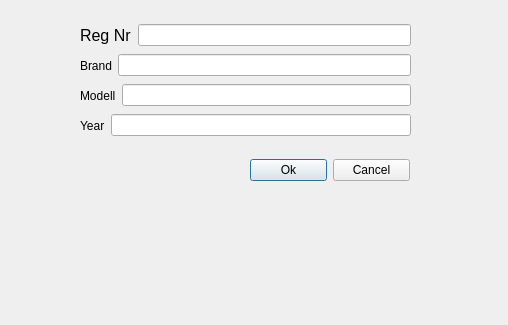
<?xml version="1.0" encoding="UTF-8"?>
<ui version="4.0">
 <class>addCar</class>
 <widget class="QDialog" name="addCar">
  <property name="geometry">
   <rect>
    <x>0</x>
    <y>0</y>
    <width>508</width>
    <height>325</height>
   </rect>
  </property>
  <property name="windowTitle">
   <string>Dialog</string>
  </property>
  <widget class="QWidget" name="horizontalLayoutWidget">
   <property name="geometry">
    <rect>
     <x>80</x>
     <y>20</y>
     <width>331</width>
     <height>31</height>
    </rect>
   </property>
   <layout class="QHBoxLayout" name="horizontalLayout">
    <item>
     <widget class="QLabel" name="label">
      <property name="font">
       <font>
        <family>Segoe UI</family>
        <pointsize>12</pointsize>
        <italic>false</italic>
        <bold>false</bold>
       </font>
      </property>
      <property name="styleSheet">
       <string notr="true">font: 12pt &quot;Segoe UI&quot;;</string>
      </property>
      <property name="text">
       <string>Reg Nr</string>
      </property>
     </widget>
    </item>
    <item>
     <widget class="QLineEdit" name="lineEdit_regNr">
      <property name="clearButtonEnabled">
       <bool>true</bool>
      </property>
     </widget>
    </item>
   </layout>
  </widget>
  <widget class="QWidget" name="horizontalLayoutWidget_2">
   <property name="geometry">
    <rect>
     <x>80</x>
     <y>80</y>
     <width>331</width>
     <height>31</height>
    </rect>
   </property>
   <layout class="QHBoxLayout" name="horizontalLayout_2">
    <item>
     <widget class="QLabel" name="label_2">
      <property name="styleSheet">
       <string notr="true">font: 12pt &quot;Segoe UI&quot;;</string>
      </property>
      <property name="text">
       <string>Modell</string>
      </property>
     </widget>
    </item>
    <item>
     <widget class="QLineEdit" name="lineEdit_model">
      <property name="font">
       <font>
        <family>.AppleSystemUIFont</family>
       </font>
      </property>
      <property name="clearButtonEnabled">
       <bool>true</bool>
      </property>
     </widget>
    </item>
   </layout>
  </widget>
  <widget class="QWidget" name="horizontalLayoutWidget_3">
   <property name="geometry">
    <rect>
     <x>80</x>
     <y>110</y>
     <width>331</width>
     <height>31</height>
    </rect>
   </property>
   <layout class="QHBoxLayout" name="horizontalLayout_3">
    <item>
     <widget class="QLabel" name="label_3">
      <property name="styleSheet">
       <string notr="true">font: 12pt &quot;Segoe UI&quot;;</string>
      </property>
      <property name="text">
       <string>Year</string>
      </property>
     </widget>
    </item>
    <item>
     <widget class="QLineEdit" name="lineEdit_year">
      <property name="clearButtonEnabled">
       <bool>true</bool>
      </property>
     </widget>
    </item>
   </layout>
  </widget>
  <widget class="QWidget" name="horizontalLayoutWidget_4">
   <property name="geometry">
    <rect>
     <x>80</x>
     <y>50</y>
     <width>331</width>
     <height>31</height>
    </rect>
   </property>
   <layout class="QHBoxLayout" name="horizontalLayout_4">
    <item>
     <widget class="QLabel" name="label_4">
      <property name="styleSheet">
       <string notr="true">font: 12pt &quot;Segoe UI&quot;;</string>
      </property>
      <property name="text">
       <string>Brand</string>
      </property>
     </widget>
    </item>
    <item>
     <widget class="QLineEdit" name="lineEdit_brand">
      <property name="clearButtonEnabled">
       <bool>true</bool>
      </property>
     </widget>
    </item>
   </layout>
  </widget>
  <widget class="QWidget" name="horizontalLayoutWidget_5">
   <property name="geometry">
    <rect>
     <x>250</x>
     <y>150</y>
     <width>160</width>
     <height>41</height>
    </rect>
   </property>
   <layout class="QHBoxLayout" name="horizontalLayout_5">
    <item>
     <widget class="QPushButton" name="pushButton_ok">
      <property name="text">
       <string>Ok</string>
      </property>
     </widget>
    </item>
    <item>
     <widget class="QPushButton" name="pushButton_cancel">
      <property name="text">
       <string>Cancel</string>
      </property>
     </widget>
    </item>
   </layout>
  </widget>
 </widget>
 <tabstops>
  <tabstop>lineEdit_regNr</tabstop>
  <tabstop>lineEdit_brand</tabstop>
  <tabstop>lineEdit_model</tabstop>
  <tabstop>lineEdit_year</tabstop>
  <tabstop>pushButton_ok</tabstop>
  <tabstop>pushButton_cancel</tabstop>
 </tabstops>
 <resources/>
 <connections/>
</ui>
